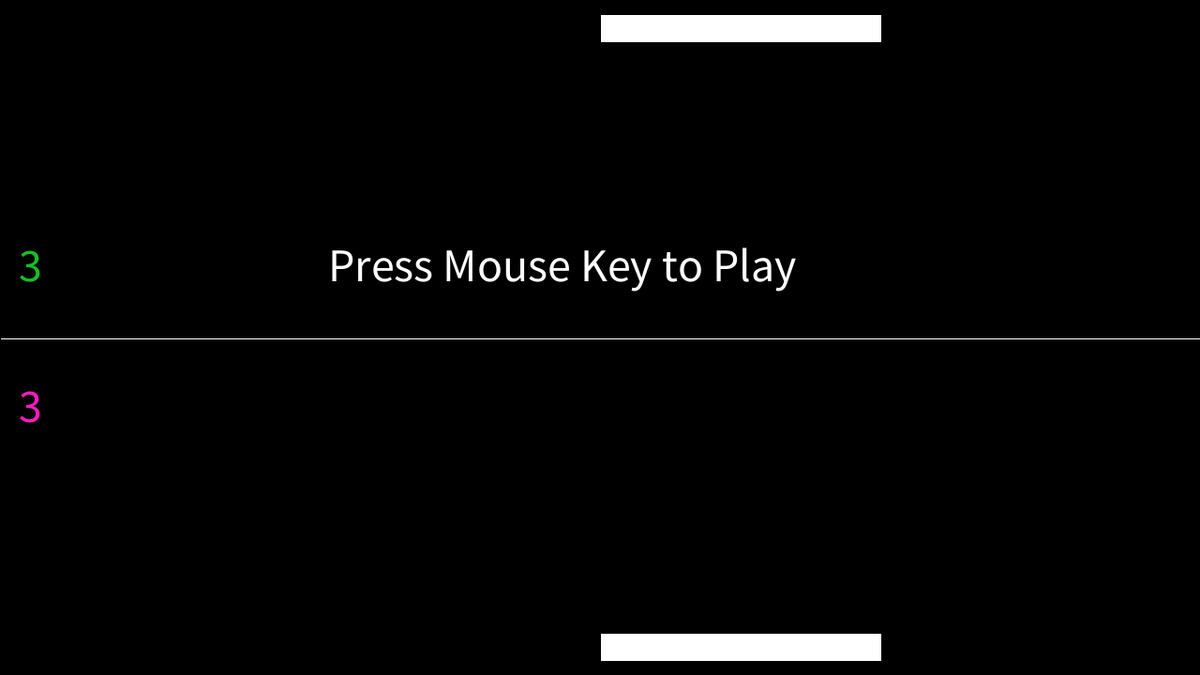
Frame 1 (no input)
Frame 60 (the mouse pressed at the canvas centre just before this capture): identical to frame 1, image omitted
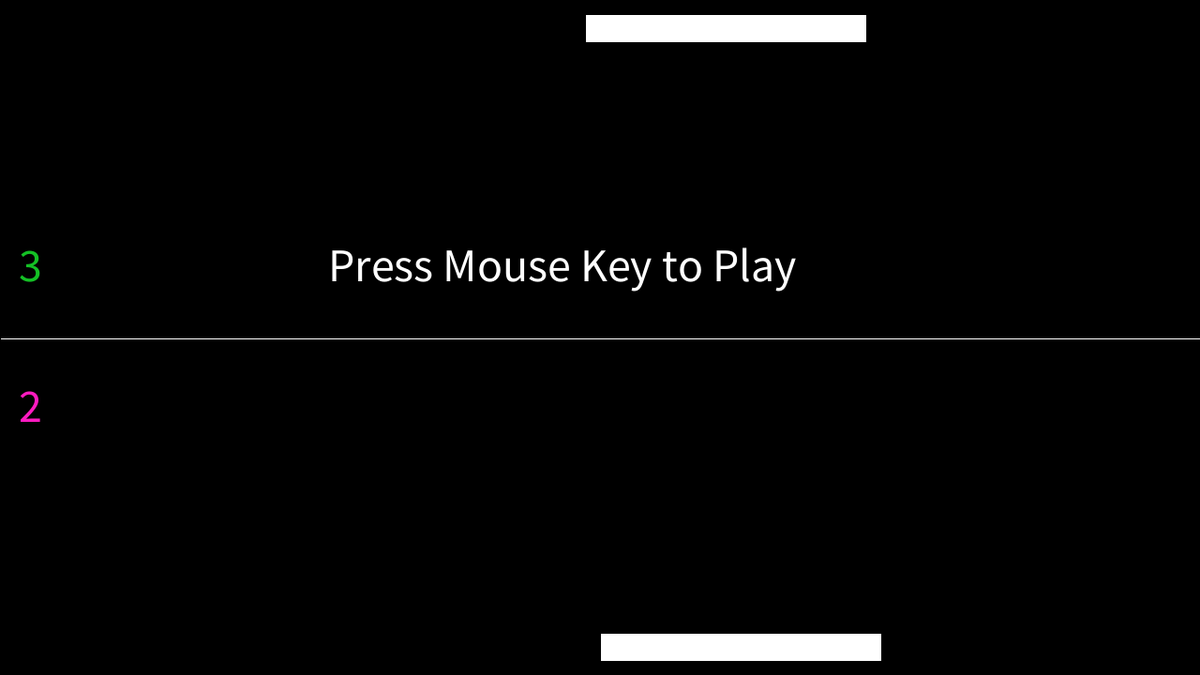
Frame 120 (the mouse held since frame 60 and released just before this capture)

The Processing sketch that drew these frames (run headless with seeded random() and noise(); from frame 60 on, the mouse is pressed at the canvas centre):

// Processing sketch: Pong
// ── Pong.pde
Player thePlayer;
Player computerPlayer;
Ball theBall;

final int SCREENX = 1280;
final int SCREENY = 720;
final int PADDLEHEIGHT = 30;
final int PADDLEWIDTH = 300;
final int MARGIN = 15;
boolean gameStart = false;

void setup(){
  
size(1280, 720);
thePlayer = new Player(SCREENY-PADDLEHEIGHT-MARGIN);
computerPlayer = new Player(MARGIN);
theBall = new Ball();
ellipseMode(5);
frameRate(60);

}

void draw() {
    
  background(0);
  thePlayer.draw();
  computerPlayer.draw();
  
  //This sets up the middle boundary and displays the lives
  rect(0, 360, 1280, 2.5);
  textSize(50);
  fill(20, 192, 37);
  text(computerPlayer.computerLives , 20, 300);
  fill(255, 27, 192);
  text(thePlayer.playerLives , 20, 450);
  
  if (gameStart == true){
    
    thePlayer.draw();
    computerPlayer.draw();
    theBall.draw();
    thePlayer.move(mouseX);
    computerPlayer.compMove(theBall.x);
    theBall.move();
    theBall.collide(thePlayer);
    theBall.computerCollide(computerPlayer);
  }
  
  else{
    
    //This displays GAME OVER message
    if(thePlayer.playerLives == 0)
    {
      fill(255);
      textSize(50);
      text("GAME OVER!", 500, 250);
      text("Press Mouse Key to Play Again", 350, 300);
      
    }
    
    //This displayes YOU WIN message
    else if(computerPlayer.computerLives == 0)
    {
      fill(255);
      textSize(50);
      text("YOU WIN!", 500, 250);
      text("Press Mouse Key to Play Again", 350, 300);
    }
    
    //This displays the start message
    else{
      fill(255);
      textSize(50);
      text("Press Mouse Key to Play", 350, 300);
    }
  }
  
}

void mousePressed() {
  
  //This resets the start boolean and dx dy parameters for the ball
  gameStart = !gameStart;
  theBall.dy = random(5, 10);
  theBall.dx= random(5, 10);
  
  //This resets the lives 
  if(computerPlayer.computerLives == 0){
    computerPlayer.computerLives = 3;
    thePlayer.playerLives = 3;
  }
  
  //This resets the lives
  if(thePlayer.playerLives == 0){
    computerPlayer.computerLives = 3;
    thePlayer.playerLives = 3;
  }
}
// ── Ball.pde
class Ball {
  
float x; 
float y;
float dx; 
float dy;
float timeIncrement= 1.001;
float radius;
color ballColor = color(200, 100, 50);

Ball(){
  
x = 500;
y = 500;

//These are the speed values of the ball
dx = random(5, 10);
dy = random(5, 10);

radius=30;

}

void move(){

//This allows the speed to increase over time
dx*= timeIncrement;
dy*= timeIncrement;

//This changes the x and y position of the ball based on the dx dy values
x = x+dx; 
y = y+dy;

//This decreases playerLives when ball goes below the screen and calls reset()
if(y >= SCREENY)
{
  thePlayer.playerLives--;
  reset();
}

//This decreases computerLives when ball goes above the screen and calls reset()
if(y <= 0)
{
  computerPlayer.computerLives--;
  reset();
}
}

void reset()
{
   gameStart = false;
   x = 150;
   y = 110;
   dx = 0;
   dy = 0;
}

void draw(){
  
fill(ballColor);
ellipse(int(x), int(y), radius, radius);

}

void collide(Player tp){
  
//Checks collision with left wall
if(x<= 0)
{
  dx= dx * -1;
}

//Checks collision with right wall
if(x+radius>=SCREENX) 
{
  dx= dx * -1;
}

//This resets ball if it goes off the top of the screen
if(y<0)
{
  reset();
  tp.computerLives--;
}

//This resets ball if it goes off the bottom of the screen
if(y>SCREENY)
{
  reset();
  tp.playerLives--;
}

//Checks if ball collides with bottom paddle
if(y+radius >= tp.ypos && (y-radius)<tp.ypos && x >=tp.xpos && x <= tp.xpos + PADDLEWIDTH)
{
  dy= dy * -1;
  dx= dx * tp.directionChecker;
}
}

void computerCollide(Player compPlayer)
{
  //Checks if ball collides with top paddle
  if((y-radius) <= compPlayer.ypos+PADDLEHEIGHT-5 && (y+radius) > compPlayer.ypos && x>=compPlayer.xpos && x <= compPlayer.xpos + PADDLEWIDTH)
{ 
  dy = dy * -1;
}
}

}
// ── Player.pde
class Player{
  
int xpos; 
int ypos;
int computerLives = 3;
int playerLives = 3;
float distanceToShift = 5;
float directionChecker = 1.0;
float previousXPos = 0.0;
color paddlecolor = color(255);

Player(int screen_y)
{
  xpos=SCREENX/2;
  ypos=screen_y;
}

void move(int x){

//This prevents the paddle running off the screen
if(x>(SCREENX - PADDLEWIDTH)) 
{
  xpos = (SCREENX - PADDLEWIDTH);
  previousXPos = xpos;
}

//This moves the paddle to the mouseX value
else 
{
  xpos=x;
  previousXPos = xpos;
}

}

void directionChange()
{
  if(previousXPos>mouseX)
{
  directionChecker *= -1;
}

else
{
  directionChecker *= 1;
}
}

void draw(){
  
fill(paddlecolor);
rect(xpos, ypos, PADDLEWIDTH, PADDLEHEIGHT);
}

void compMove(float ballX){
  
  //This controls the movement of the computer paddle, causes the shift distance to increase over time
  if( xpos >= ballX ) {
    xpos-=(distanceToShift);
    distanceToShift+= 0.025;
  }
  
  //This controls the movement of the computer paddle, causes the shift distance to increase over time
  else if( xpos <= ballX)
  {
    xpos+=(distanceToShift);
    distanceToShift+= 0.025;
    
  }
}
}
